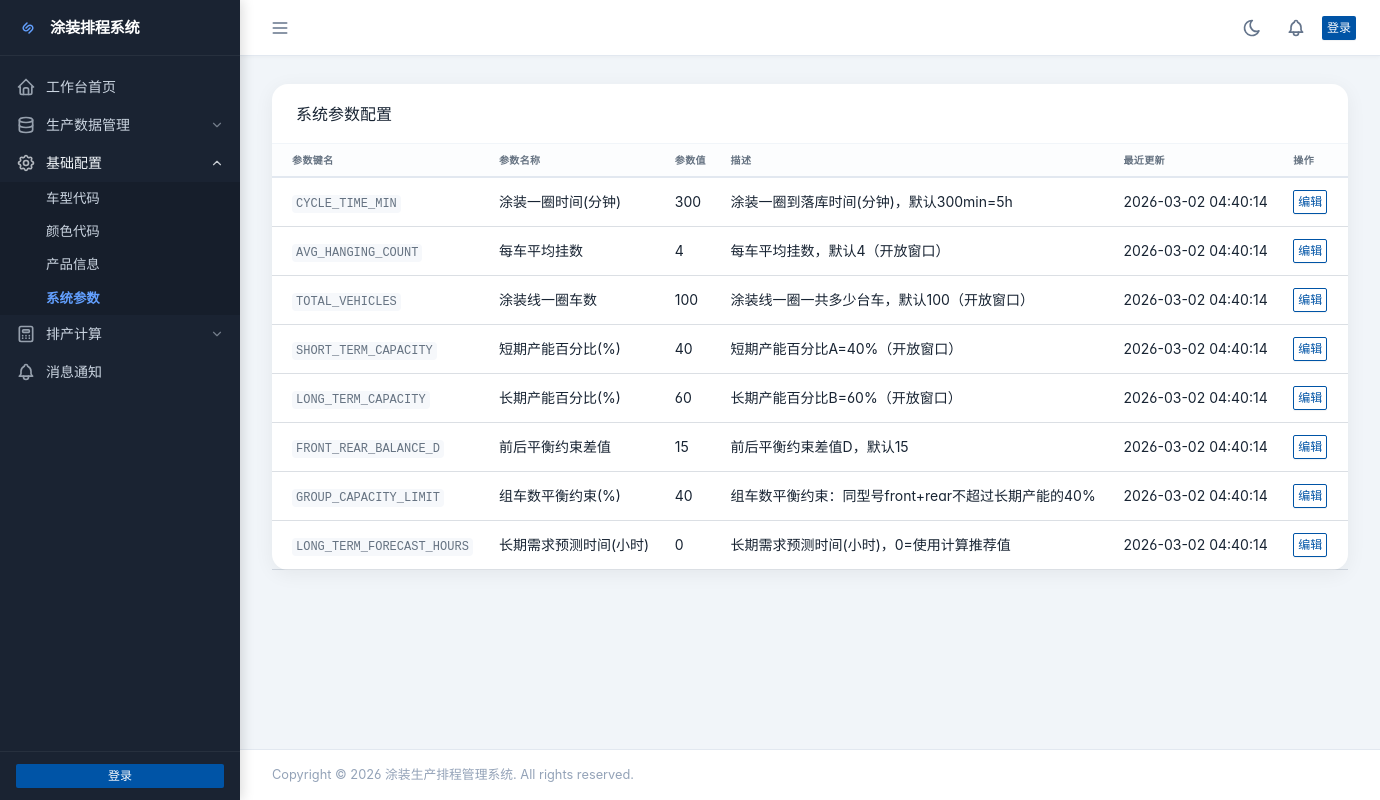
The app's page /data/parameters/, older data.
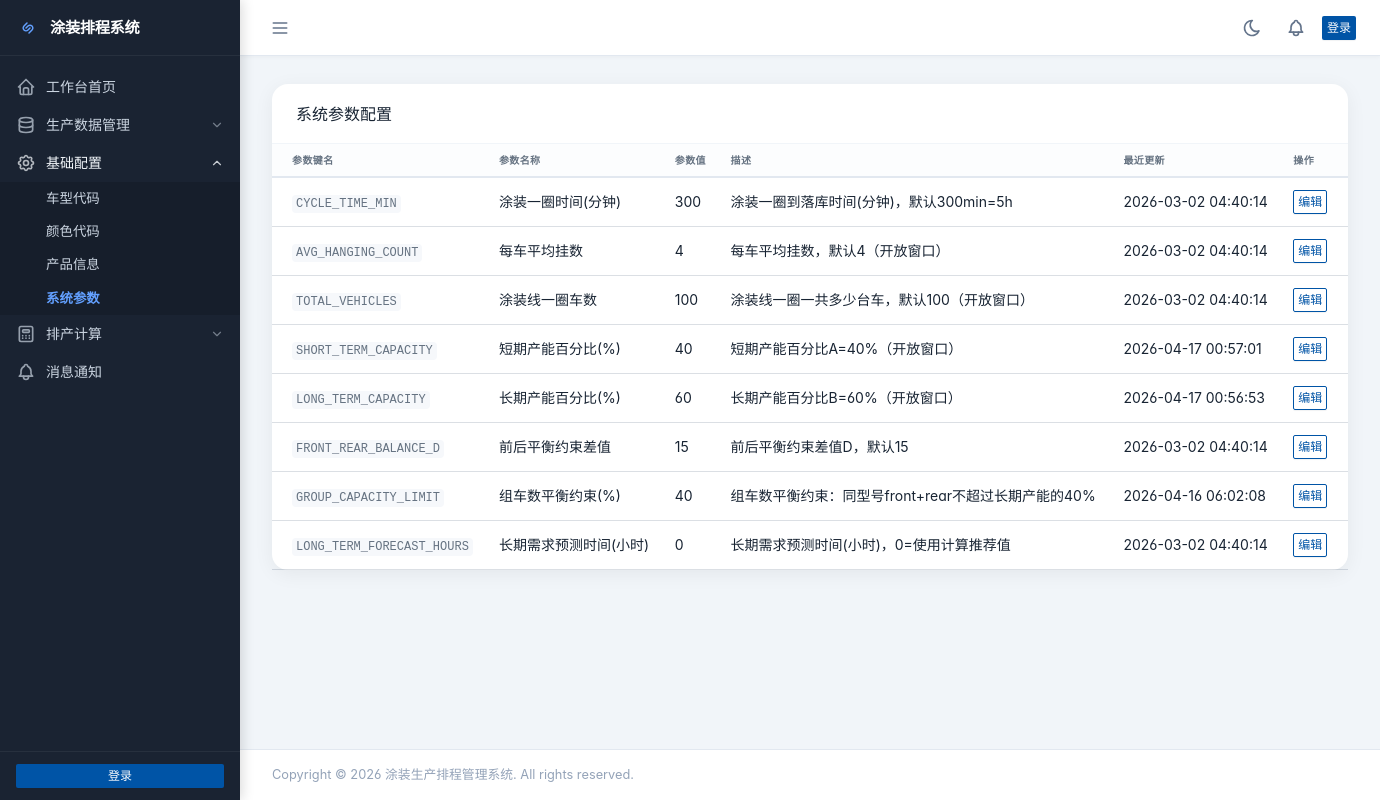
The same page, newer data.
### data/models.py (models this page shows, shortened)
class SystemParameter(models.Model):
    PARAMETER_CHOICES = [
        ('CYCLE_TIME_MIN', '涂装一圈时间(分钟)'),
        ('AVG_HANGING_COUNT', '每车平均挂数'),
        ('TOTAL_VEHICLES', '涂装线一圈车数'),
        ('SHORT_TERM_CAPACITY', '短期产能百分比(%)'),
        ('LONG_TERM_CAPACITY', '长期产能百分比(%)'),
        ('FRONT_REAR_BALANCE_D', '前后平衡约束差值'),
        ('GROUP_CAPACITY_LIMIT', '组车数平衡约束(%)'),
        ('LONG_TERM_FORECAST_HOURS', '长期需求预测时间(小时)'),
    ]
    param_key = models.CharField(max_length=50, choices=PARAMETER_CHOICES, unique=True, verbose_name="参数键")
    param_value = models.CharField(max_length=200, verbose_name="参数值")
    description = models.TextField(blank=True, verbose_name="描述")
    updated_at = models.DateTimeField(auto_now=True, verbose_name="更新时间")
    class Meta:
        verbose_name = "系统参数"
        verbose_name_plural = "系统参数"

### data/views.py (the view)
# urls.py: path('parameters/', views.parameter_list, name='parameters'),
def parameter_list(request):
    from .models import SystemParameter
    parameters = SystemParameter.objects.all()
    return render(request, 'data/parameter_list.html', {
        'parameters': parameters
    })

### painting/context_processors.py (called while the page is built)
def unread_count(request):
    if request.user.is_authenticated:
        unread_count = Notification.objects.filter(user=request.user, is_read=False).count()
    else:
        unread_count = 0
    return {
        'unread_count': unread_count,
    }

### templates/data/parameter_list.html (shortened to what this page needs)
{% extends "base.html" %}
{% load django_bootstrap5 %}
{% block content %}
<div class="row row-cards">
    <div class="col-12">
        <div class="card">
            <div class="card-header">
                <h3 class="card-title">系统参数配置</h3>
            </div>
<div class="table-responsive">
    <table class="table card-table table-vcenter text-nowrap datatable">
        <thead>
            <tr>
                <th>参数键名</th>
                <th>参数名称</th>
                <th>参数值</th>
                <th>描述</th>
                <th>最近更新</th>
                <th>操作</th>
            </tr>
        </thead>
        <tbody>
            {% for item in parameters %}
            <tr>
                <td><code>{{ item.param_key }}</code></td>
                <td>{{ item.get_param_key_display }}</td>
                <td>{{ item.param_value }}</td>
                <td>{{ item.description|default:'-' }}</td>
                <td>{{ item.updated_at|date:"Y-m-d H:i:s" }}</td>
                <td><a href="{% url 'data:parameter_update' item.id %}" class="btn btn-sm btn-outline-primary">编辑</a></td>
            </tr>
            {% empty %}
            <tr>
                <td colspan="6" class="text-center text-muted py-4">暂无数据</td>
            </tr>
            {% endfor %}
        </tbody>
    </table>
</div>
{% endblock %}

Row changes from the older to the newer data that the page shows:
changed SystemParameter "短期产能百分比(%)": updated_at "2026-03-02 04:40:14" → "2026-04-17 00:57:01"
changed SystemParameter "长期产能百分比(%)": updated_at "2026-03-02 04:40:14" → "2026-04-17 00:56:53"
changed SystemParameter "组车数平衡约束(%)": updated_at "2026-03-02 04:40:14" → "2026-04-16 06:02:08"
